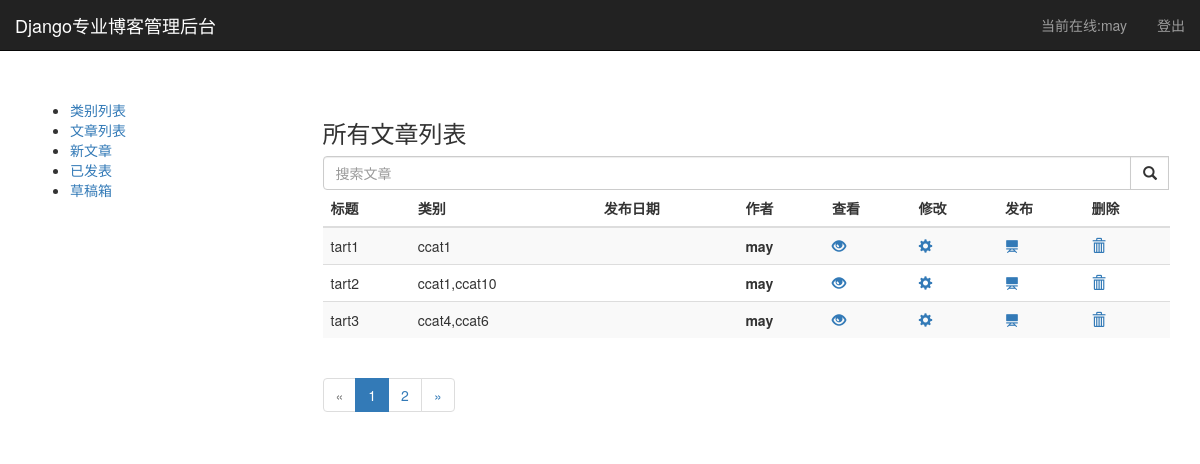
Page /blog/draft/ (signed in) on the committed database.
### blog/models.py (models this page shows, shortened)
class Article(models.Model):
    STATUS_CHOICES =(
        ('d', '草稿'),
        ('p','发表'),
    )
    title = models.CharField('标题', max_length=200 )
    slug = models.SlugField('slug', max_length=60, blank=True) #slug 最大的作用就是便于读者和搜索引擎之间从url中了解文章大概包含了什么内容
    body = RichTextUploadingField('正文')
    pub_date = models.DateTimeField('发布时间', null=True, blank=True)
    create_date = models.DateTimeField('创建时间', auto_now_add=True)
    mod_date = models.DateTimeField('修改时间', auto_now=True)
    status = models.CharField('文章状态', max_length=1, choices=STATUS_CHOICES, default='d')
    views = models.PositiveIntegerField('浏览量', default=0)
    author = models.ForeignKey(User, verbose_name='作者', on_delete=models.CASCADE)
    users_like = models.ManyToManyField(User,related_name='articles_liked', blank=True)
    category = models.ManyToManyField('Category',verbose_name='分类', blank=True, null=True) #多对多
    tags = models.ManyToManyField('Tag', verbose_name='标签', blank=True, null=True) #多对多
    class Meta:
        ordering = ['-pub_date']
        verbose_name ='文章'
        verbose_name_plural = verbose_name

### blog/views.py (the view)
# urls.py: path('draft/', views.ArticleDraftListView.as_view(), name='article_draft_list'),
@method_decorator(login_required, name='dispatch')
class ArticleDraftListView(ListView):
    paginate_by = 3
    template_name = 'blog/article_draft_list.html'
    def get_queryset(self):
        return models.Article.objects.filter(author=self.request.user) \
            .filter(status='d').order_by('-pub_date')

### blog/templatetags/blog_tags.py (called while the page is built)
@register.simple_tag
def join_queryset(queryset,field):
    field_values = queryset.values(field)
    value_list =[]
    for item in field_values:
        value_list.append(item[field])
    return ','.join(value_list)

### blog/templates/blog/article_draft_list.html
{% extends 'blog/base.html' %}
{% load blog_tags %}
{% block content %}
    <h3>所有文章列表</h3>
    {% include 'blog/search_form.html' %}
    {% if page_obj %}
        <table class="table table-striped">
            <thead>
                <tr>
                    <th>标题</th>
                    <th>类别</th>
                    <th>发布日期</th>
                    <th>作者</th>
                    <th>查看</th>
                    {% if request.user.is_authenticated %}
                    <th>修改</th>
                    <th>发布</th>
                    <th>删除</th>
                    {% endif %}
                </tr>
            </thead>
            <tbody>
                {% for article in page_obj %}
                    <tr>
                        <td>{{ article.title }}</td>
                        <td>{% join_queryset article.category 'name' %}</td>
                        <td>{{ article.pub_date | date:"Y-m-d" }}</td>
                        <th>{{ article.author.username }}</th>
                        <th><a href="{% url 'blog:article_detail' article.id article.slug %}"><span class="glyphicon glyphicon-eye-open"></span></a> </th>
                        {% if request.user.is_authenticated %}
                        <th><a href="{% url 'blog:article_update' article.id article.slug %}"><span class="glyphicon glyphicon-cog"></span></a> </th>
                         <th><a href="{% url 'blog:article_publish' article.id article.slug %}"><span class="glyphicon glyphicon-blackboard"></span></a> </th>
                        <th><a href="{% url 'blog:article_delete' article.id article.slug %}"><span class="glyphicon glyphicon-trash"></span></a> </th>
                        {% endif %}
                    </tr>
                {% endfor %}
            </tbody>
        </table>
    {% else %}
        <p>没有文章</p>
    {% endif %}
    {% if is_paginated %}
        <ul class="pagination">
            {% if page_obj.has_previous %}
                <li><a href="?page={{page_obj.previous_page_number}}">&laquo;</a></li>
            {% else %}
                <li class="disabled"><a href="#">&laquo;</a></li>
            {% endif %}
            {% for i in paginator.page_range %}
                {% if i == page_obj.number %}
                    <li class="active"><a href="?page={{ i }}">{{i}}</a></li>
                {% else %}
                    <li><a href="?page={{ i }}">{{i}}</a></li>
                {% endif %}
            {% endfor %}
             {% if page_obj.has_next %}
                <li><a href="?page={{page_obj.next_page_number}}">&raquo;</a></li>
            {% else %}
                <li class="disabled"><a href="#">&raquo;</a></li>
            {% endif %}
        </ul>
    {% endif %}
{% endblock %}

### blog/templates/blog/base.html (shortened to what this page needs)
{% load static %}
<!DOCTYPE html>
<html lang="en">
<head>
    <link rel="stylesheet" href="{% static 'blog/bootstrap3/css/bootstrap.min.css' %}">
    <link rel="stylesheet" href="{% static 'blog/CSS/custom.css' %}">
</head>
<body>
    <nav class="navbar navbar-fixed-top navbar-inverse">
        <div class="container-fluid">
          <div class="navbar-header">
            <a class="navbar-brand" href="#">Django专业博客管理后台</a>
          </div>
          <div class="collapse navbar-collapse" id="my-nav">
            <ul class="nav navbar-nav navbar-right">
              {% if request.user.is_authenticated %}
                <li><a href="#">当前在线:{{ request.user.username }}</a></li>
                <li><a href="#">登出</a></li>
              {% else %}
              <li><a href="#">登录</a></li>
              <li><a href="#">注册</a></li>
              {% endif %}
            </ul>
          </div>
        </div>
    </nav>
    <div class="container" style="margin-top:100px;">
        <div class="row">
            <div class="col-md-3">
                <ul>
                     <li><a href="{% url 'blog:category_list' %}">类别列表</a> </li>
                    <li><a href="{% url 'blog:article_list' %}">文章列表</a> </li>
                    {% if request.user.is_authenticated %}
                    <li><a href="{% url 'blog:article_create' %}">新文章</a></li>
                    <li><a href="{% url 'blog:published_article_list' %}">已发表</a></li>
                    <li><a href="{% url 'blog:article_draft_list' %}">草稿箱</a></li>
                    {% endif %}
                </ul>
            </div>
            <div class="col-md-9">
                {% block content %}
                {% endblock %}
            </div>
        </div>
    </div>
</body>
</html>

### rows in the picture
Article: title "tart1", id "ccat1", author.username "may"
Article: title "tart2", id "ccat1,ccat10", author.username "may"
Article: title "tart3", id "ccat4,ccat6", author.username "may"

### other values in the picture
{{ request.user.username }} "may"
{{ i }} "1"
{{ i }} "2"
